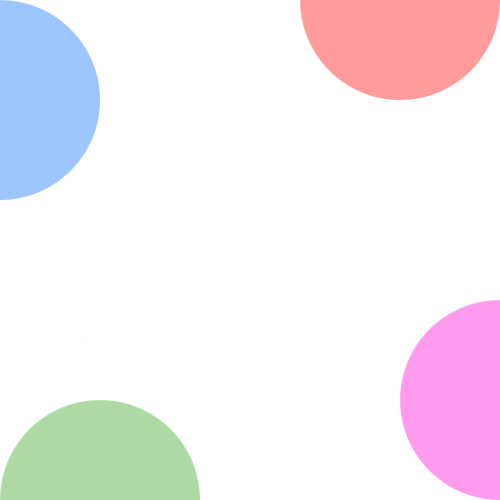
Frame 1 (no input)
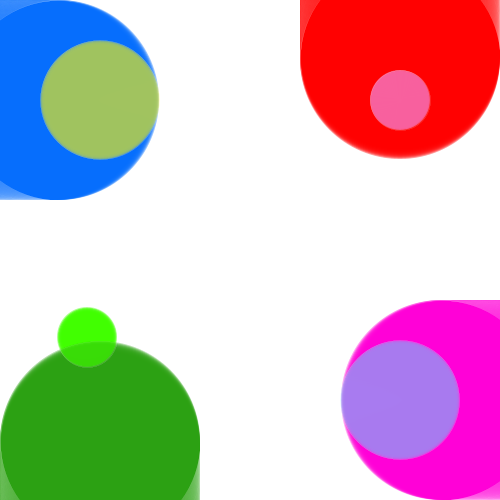
Frame 60 (the mouse pressed at the canvas centre just before this capture)
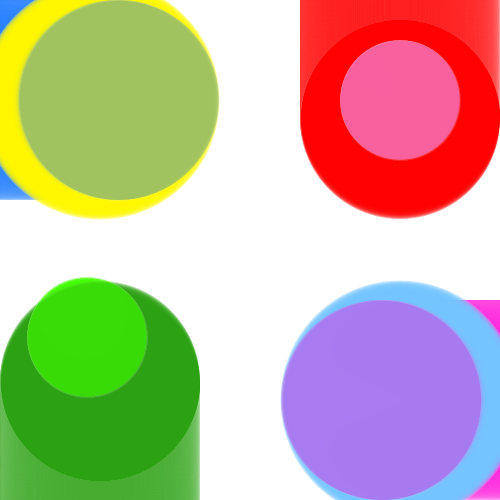
Frame 120 (the mouse held since frame 60 and released just before this capture)

The Processing sketch that drew these frames (run headless with seeded random() and noise(); from frame 60 on, the mouse is pressed at the canvas centre):

// Processing sketch: processing_31293
// ── processing_31293.pde

int circleA = 0;
int circleB = 100;

int circleC = 400;
int circleD = 0;

int circleE = 500;
int circleF = 400;

int circleG = 100;
int circleH = 500;

int circleI = 1;
int circleJ = 1;

int circleK = 1;
int circleL = 1;

int circleM = 1;
int circleN = 1;

int circleO = 1;
int circleP = 1;

void setup() {
  size(500,500);
  background(255);
  strokeWeight(0);
}

void draw() {
//draws first circle 
  stroke(255);
  fill(5,110,252,100);
  ellipse(circleA,circleB,200,200);
  
  circleA = circleA +1;

//second circle  
  stroke(255);
  fill(255,0,0,100);
  ellipse(circleC,circleD,200,200);
  
  circleD = circleD + 1; 
 
 //third circle  
  stroke(255);
  fill(255, 0,213,100);
  ellipse(circleE,circleF,200,200);
  
  circleE = circleE -1;  
 
  //fourth circle  
  stroke(255);
  fill(44,160,19,100);
  ellipse(circleG,circleH,200,200);
  
  circleH = circleH -1;  
  
   //first growing circle  
  stroke(255);
  fill(255, 247,0,100);
  ellipse(100,100,circleI,circleJ);
  
  circleI = circleI +2;
  circleJ = circleJ +2;  
  
   //second growing circle  
  stroke(255);
  fill(116,196,255,100);
  ellipse(400,400,circleK,circleL);
  
  circleK = circleK +2;
  circleL = circleL +2;  

   //third growing circle  
  stroke(255);
  fill(243,155,255,100);
  ellipse(400,100,circleM,circleN);
  
  circleM = circleM +1;
  circleN = circleN +1; 
  
    //fourth growing circle  
  stroke(255);
  fill(63,255,0,100);
  ellipse(87,337,circleO,circleP);
  
  circleO = circleO +1;
  circleP = circleP +1; 
}
